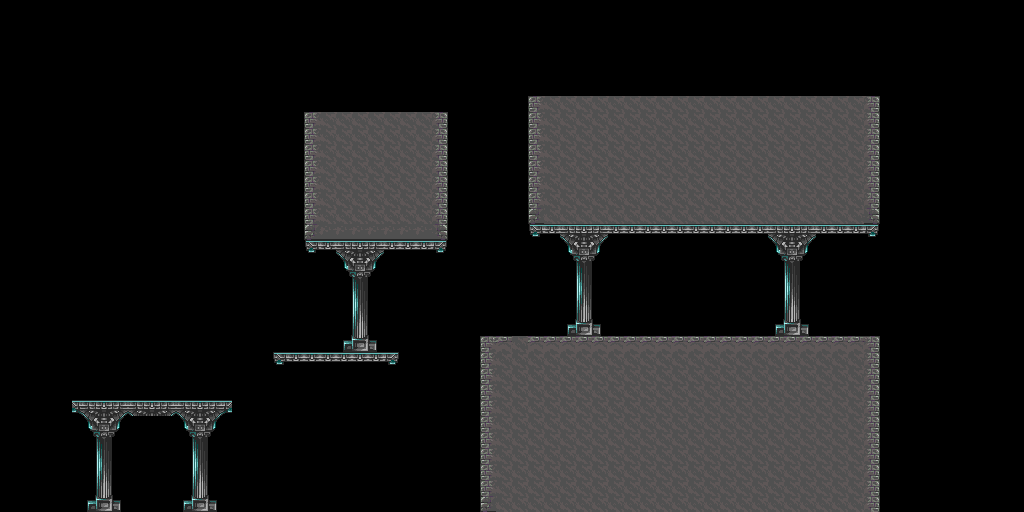

This is a level from a 2D game, rendered from its Tiled map with the project's own tilesets. A one-line summary and the complete map file follow:
An orthogonal 64x32 tile map with 16x16 px tiles, 1 tile layer (Foreground).

<map version="1.0" tiledversion="1.1.4" orientation="orthogonal" renderorder="right-down" width="64" height="32" tilewidth="16" tileheight="16" infinite="0" nextobjectid="1">
 <tileset firstgid="1" name="Castle Tiles" tilewidth="16" tileheight="16" tilecount="256" columns="16">
  <image source="Castle Tiles.png" width="256" height="256" />
 </tileset>
 <layer name="Foreground" width="64" height="32">
  <data encoding="csv">
0,0,0,0,0,0,0,0,0,0,0,0,0,0,0,0,0,0,0,0,0,0,0,0,0,0,0,0,0,0,0,0,0,0,0,0,0,0,0,0,0,0,0,0,0,0,0,0,0,0,0,0,0,0,0,0,0,0,0,0,0,0,0,0,
0,0,0,0,0,0,0,0,0,0,0,0,0,0,0,0,0,0,0,0,0,0,0,0,0,0,0,0,0,0,0,0,0,0,0,0,0,0,0,0,0,0,0,0,0,0,0,0,0,0,0,0,0,0,0,0,0,0,0,0,0,0,0,0,
0,0,0,0,0,0,0,0,0,0,0,0,0,0,0,0,0,0,0,0,0,0,0,0,0,0,0,0,0,0,0,0,0,0,0,0,0,0,0,0,0,0,0,0,0,0,0,0,0,0,0,0,0,0,0,0,0,0,0,0,0,0,0,0,
0,0,0,0,0,0,0,0,0,0,0,0,0,0,0,0,0,0,0,0,0,0,0,0,0,0,0,0,0,0,0,0,0,0,0,0,0,0,0,0,0,0,0,0,0,0,0,0,0,0,0,0,0,0,0,0,0,0,0,0,0,0,0,0,
0,0,0,0,0,0,0,0,0,0,0,0,0,0,0,0,0,0,0,0,0,0,0,0,0,0,0,0,0,0,0,0,0,0,0,0,0,0,0,0,0,0,0,0,0,0,0,0,0,0,0,0,0,0,0,0,0,0,0,0,0,0,0,0,
0,0,0,0,0,0,0,0,0,0,0,0,0,0,0,0,0,0,0,0,0,0,0,0,0,0,0,0,0,0,0,0,0,0,0,0,0,0,0,0,0,0,0,0,0,0,0,0,0,0,0,0,0,0,0,0,0,0,0,0,0,0,0,0,
0,0,0,0,0,0,0,0,0,0,0,0,0,0,0,0,0,0,0,0,0,0,0,0,0,0,0,0,0,0,0,0,0,24,25,25,25,25,25,25,25,25,25,25,25,25,25,25,25,25,25,25,25,25,26,0,0,0,0,0,0,0,0,0,
0,0,0,0,0,0,0,0,0,0,0,0,0,0,0,0,0,0,0,24,25,25,25,25,25,25,25,26,0,0,0,0,0,24,25,25,25,25,25,25,25,25,25,25,25,25,25,25,25,25,25,25,25,25,26,0,0,0,0,0,0,0,0,0,
0,0,0,0,0,0,0,0,0,0,0,0,0,0,0,0,0,0,0,24,25,25,25,25,25,25,25,26,0,0,0,0,0,24,25,25,25,25,25,25,25,25,25,25,25,25,25,25,25,25,25,25,25,25,26,0,0,0,0,0,0,0,0,0,
0,0,0,0,0,0,0,0,0,0,0,0,0,0,0,0,0,0,0,24,25,25,25,25,25,25,25,26,0,0,0,0,0,24,25,25,25,25,25,25,25,25,25,25,25,25,25,25,25,25,25,25,25,25,26,0,0,0,0,0,0,0,0,0,
0,0,0,0,0,0,0,0,0,0,0,0,0,0,0,0,0,0,0,24,25,25,25,25,25,25,25,26,0,0,0,0,0,24,25,25,25,25,25,25,25,25,25,25,25,25,25,25,25,25,25,25,25,25,26,0,0,0,0,0,0,0,0,0,
0,0,0,0,0,0,0,0,0,0,0,0,0,0,0,0,0,0,0,24,25,25,25,25,25,25,25,26,0,0,0,0,0,24,25,25,25,25,25,25,25,25,25,25,25,25,25,25,25,25,25,25,25,25,26,0,0,0,0,0,0,0,0,0,
0,0,0,0,0,0,0,0,0,0,0,0,0,0,0,0,0,0,0,24,25,25,25,25,25,25,25,26,0,0,0,0,0,24,25,25,25,25,25,25,25,25,25,25,25,25,25,25,25,25,25,25,25,25,26,0,0,0,0,0,0,0,0,0,
0,0,0,0,0,0,0,0,0,0,0,0,0,0,0,0,0,0,0,24,25,25,25,25,25,25,25,26,0,0,0,0,0,40,25,25,25,25,25,25,25,25,25,25,25,25,25,25,25,25,25,25,25,25,42,0,0,0,0,0,0,0,0,0,
0,0,0,0,0,0,0,0,0,0,0,0,0,0,0,0,0,0,0,40,41,41,41,41,41,41,41,42,0,0,0,0,0,1,2,67,68,69,2,2,2,2,2,2,2,2,2,2,67,68,69,2,2,2,3,0,0,0,0,0,0,0,0,0,
0,0,0,0,0,0,0,0,0,0,0,0,0,0,0,0,0,0,0,1,2,67,68,69,2,2,2,3,0,0,0,0,0,0,82,83,84,85,86,0,0,0,0,0,0,0,0,82,83,84,85,86,0,0,0,0,0,0,0,0,0,0,0,0,
0,0,0,0,0,0,0,0,0,0,0,0,0,0,0,0,0,0,0,0,82,83,84,85,86,0,0,0,0,0,0,0,0,0,98,99,100,101,102,0,0,0,0,0,0,0,0,98,99,100,101,102,0,0,0,0,0,0,0,0,0,0,0,0,
0,0,0,0,0,0,0,0,0,0,0,0,0,0,0,0,0,0,0,0,98,99,100,101,102,0,0,0,0,0,0,0,0,0,114,115,116,117,118,0,0,0,0,0,0,0,0,114,115,116,117,118,0,0,0,0,0,0,0,0,0,0,0,0,
0,0,0,0,0,0,0,0,0,0,0,0,0,0,0,0,0,0,0,0,114,115,116,117,118,0,0,0,0,0,0,0,0,0,130,131,132,133,134,0,0,0,0,0,0,0,0,130,131,132,133,134,0,0,0,0,0,0,0,0,0,0,0,0,
0,0,0,0,0,0,0,0,0,0,0,0,0,0,0,0,0,0,0,0,130,131,132,133,134,0,0,0,0,0,0,0,0,0,146,147,148,149,150,0,0,0,0,0,0,0,0,146,147,148,149,150,0,0,0,0,0,0,0,0,0,0,0,0,
0,0,0,0,0,0,0,0,0,0,0,0,0,0,0,0,0,0,0,0,146,147,148,149,150,0,0,0,0,0,0,0,0,0,162,163,164,165,166,0,0,0,0,0,0,0,0,162,163,164,165,166,0,0,0,0,0,0,0,0,0,0,0,0,
0,0,0,0,0,0,0,0,0,0,0,0,0,0,0,0,0,0,0,0,162,163,164,165,166,0,0,0,0,0,8,9,25,9,9,9,9,9,9,9,9,9,9,9,9,9,9,9,9,9,9,9,9,9,10,0,0,0,0,0,0,0,0,0,
0,0,0,0,0,0,0,0,0,0,0,0,0,0,0,0,0,1,2,2,2,2,2,2,3,0,0,0,0,0,24,25,25,25,25,25,25,25,25,25,25,25,25,25,25,25,25,25,25,25,25,25,25,25,26,0,0,0,0,0,0,0,0,0,
0,0,0,0,0,0,0,0,0,0,0,0,0,0,0,0,0,0,0,0,0,0,0,0,0,0,0,0,0,0,24,25,25,25,25,25,25,25,25,25,25,25,25,25,25,25,25,25,25,25,25,25,25,25,26,0,0,0,0,0,0,0,0,0,
0,0,0,0,0,0,0,0,0,0,0,0,0,0,0,0,0,0,0,0,0,0,0,0,0,0,0,0,0,0,24,25,25,25,25,25,25,25,25,25,25,25,25,25,25,25,25,25,25,25,25,25,25,25,26,0,0,0,0,0,0,0,0,0,
0,0,0,0,66,67,68,69,67,68,69,67,68,69,70,0,0,0,0,0,0,0,0,0,0,0,0,0,0,0,24,25,25,25,25,25,25,25,25,25,25,25,25,25,25,25,25,25,25,25,25,25,25,25,26,0,0,0,0,0,0,0,0,0,
0,0,0,0,82,83,84,85,86,0,82,83,84,85,86,0,0,0,0,0,0,0,0,0,0,0,0,0,0,0,24,25,25,25,25,25,25,25,25,25,25,25,25,25,25,25,25,25,25,25,25,25,25,25,26,0,0,0,0,0,0,0,0,0,
0,0,0,0,98,99,100,101,102,0,98,99,100,101,102,0,0,0,0,0,0,0,0,0,0,0,0,0,0,0,24,25,25,25,25,25,25,25,25,25,25,25,25,25,25,25,25,25,25,25,25,25,25,25,26,0,0,0,0,0,0,0,0,0,
0,0,0,0,114,115,116,117,118,0,114,115,116,117,118,0,0,0,0,0,0,0,0,0,0,0,0,0,0,0,24,25,25,25,25,25,25,25,25,25,25,25,25,25,25,25,25,25,25,25,25,25,25,25,26,0,0,0,0,0,0,0,0,0,
0,0,0,0,130,131,132,133,134,0,130,131,132,133,134,0,0,0,0,0,0,0,0,0,0,0,0,0,0,0,24,25,25,25,25,25,25,25,25,25,25,25,25,25,25,25,25,25,25,25,25,25,25,25,26,0,0,0,0,0,0,0,0,0,
0,0,0,0,146,147,148,149,150,0,146,147,148,149,150,0,0,0,0,0,0,0,0,0,0,0,0,0,0,0,24,25,25,25,25,25,25,25,25,25,25,25,25,25,25,25,25,25,25,25,25,25,25,25,26,0,0,0,0,0,0,0,0,0,
0,0,0,0,162,163,164,165,166,0,162,163,164,165,166,0,0,0,0,0,0,0,0,0,0,0,0,0,0,0,40,25,25,25,25,25,25,25,25,25,25,25,25,25,25,25,25,25,25,25,25,25,25,25,26,0,0,0,0,0,0,0,0,0
</data>
 </layer>
</map>
